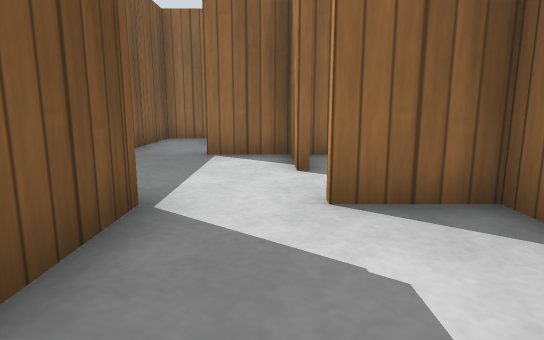
view 1 (above)

24 first-person views from a walk through a world built for the Gazebo simulator. The camera is 0.5 m above the floor, tilts 10° down and sees 75° across. The floor is counted in squares, 0.5 m on a side. Each view is taken from the middle of a square. On the plan, view 1 faces up. The plan holds only what a view shows up to about 13 squares ahead; the rest is blank. Simple patterns stand in for the simulator's built-in surfaces.

view 2
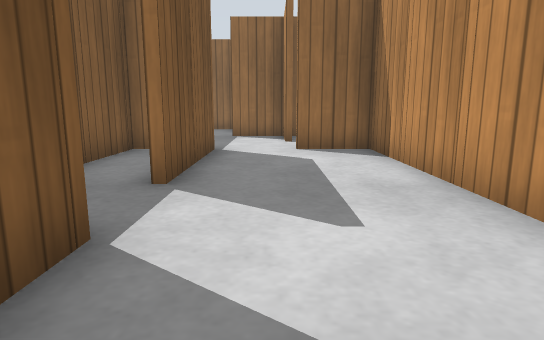

view 3
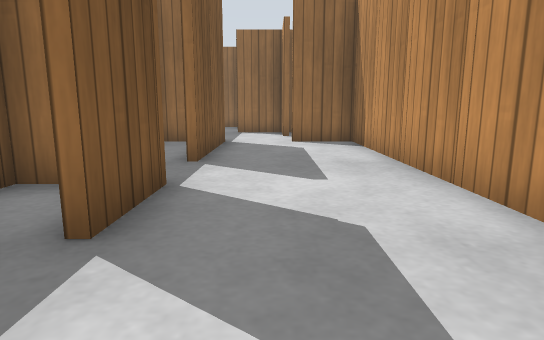

view 4
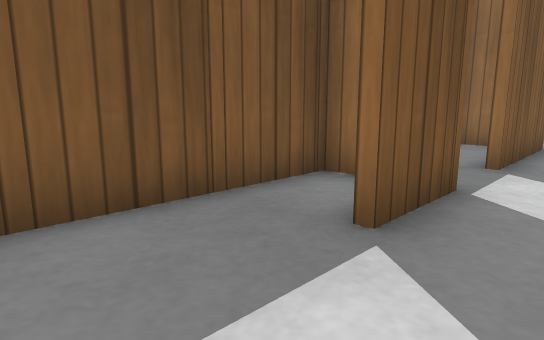

view 5
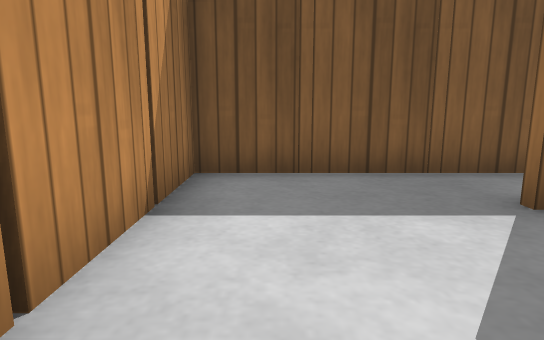

view 6
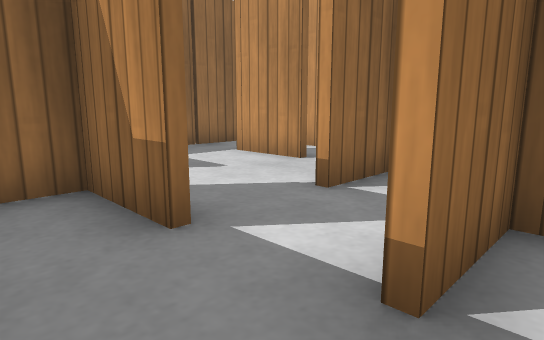

view 7
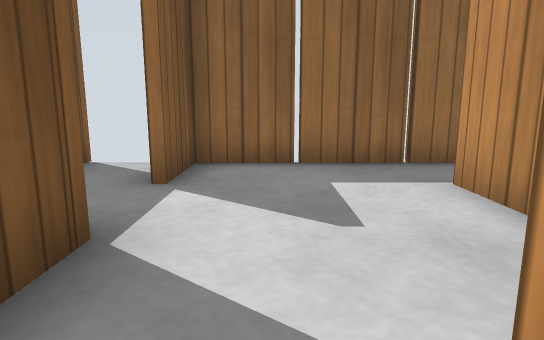

view 8
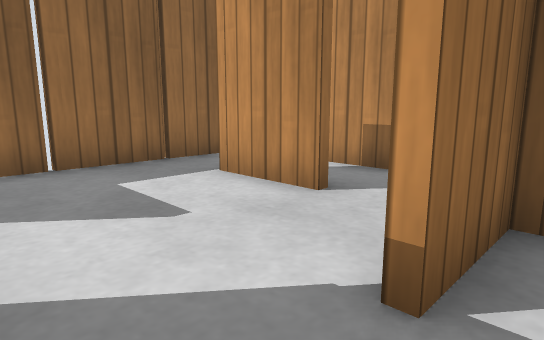

view 9
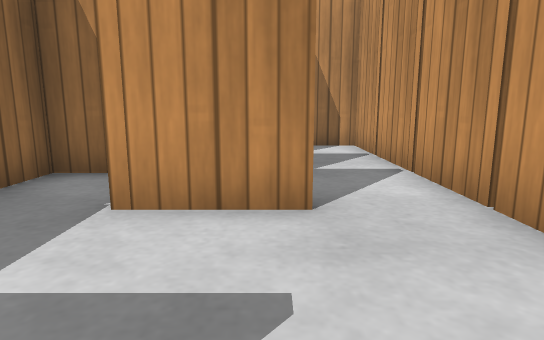

view 10
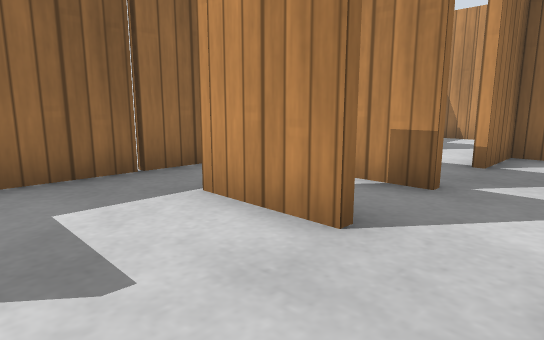

view 11
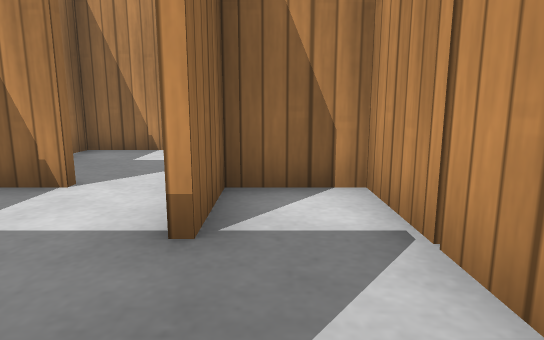

view 12
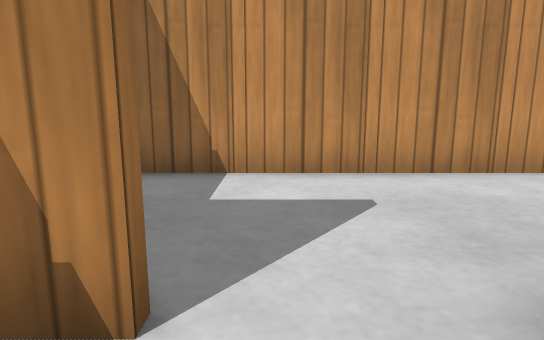

view 13
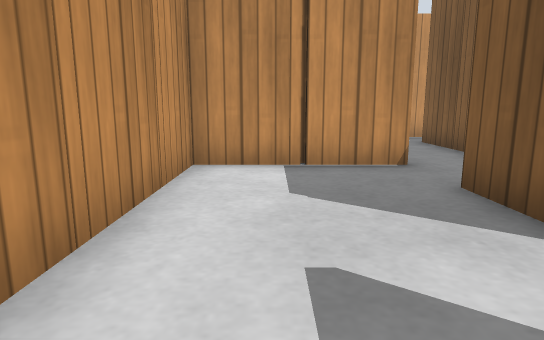

view 14
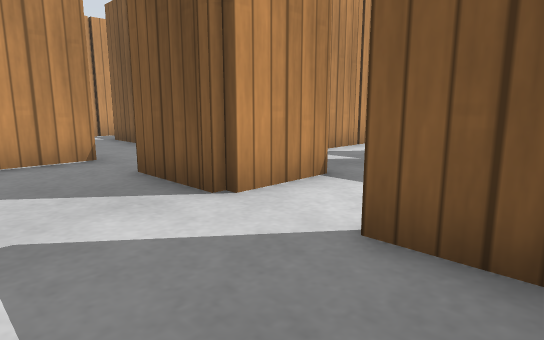

view 15
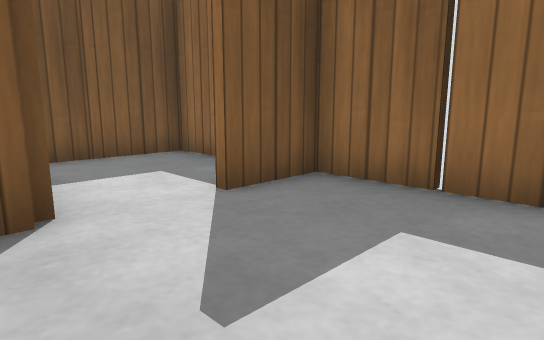

view 16
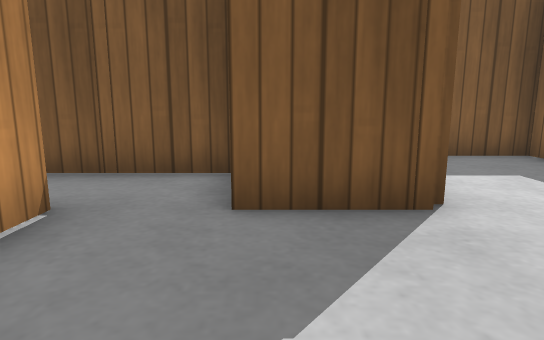

view 17
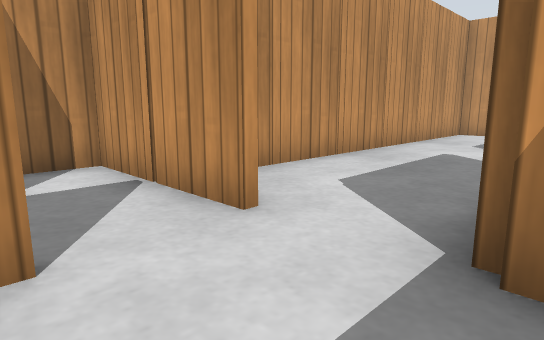

view 18
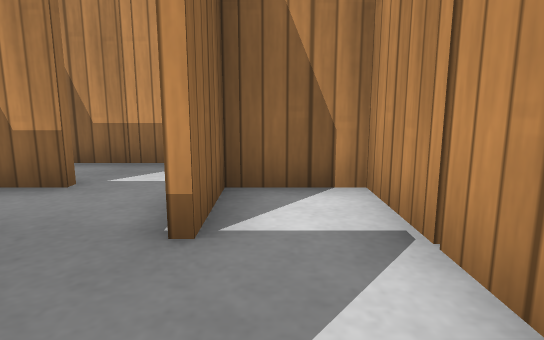

view 19
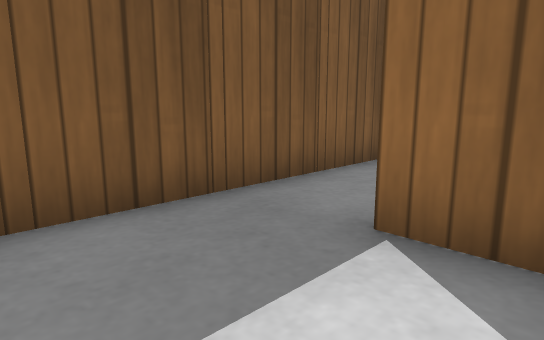

view 20
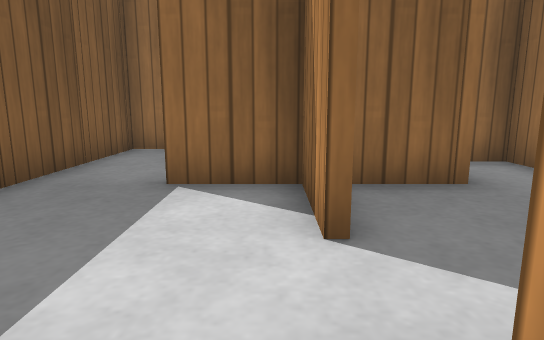

view 21
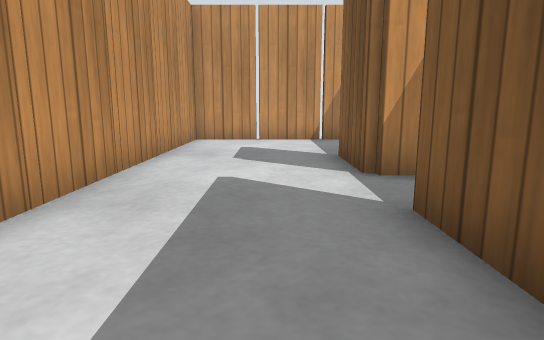

view 22
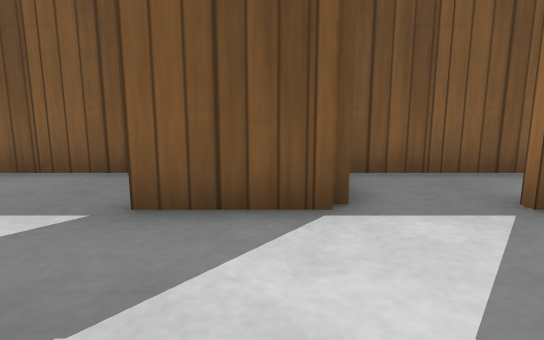

view 23
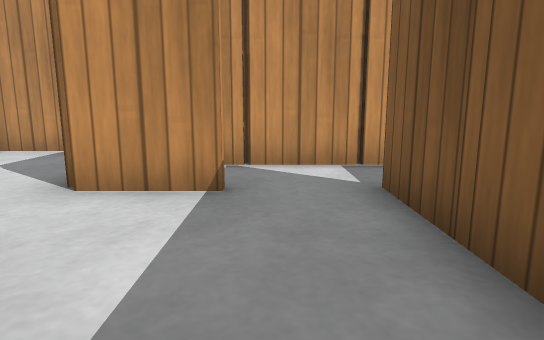

view 24
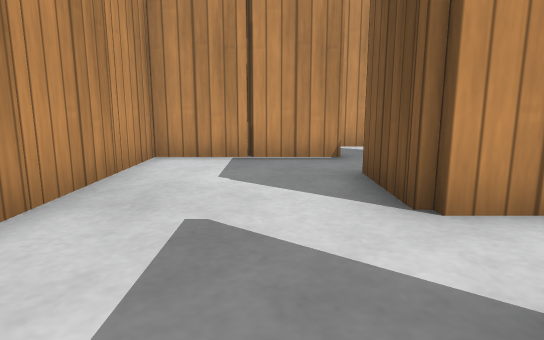

### Floor plan
Points are (right, up) in squares from view 1. A wall is a line through its corners. A room is listed if a view was taken in it or the views show most of it. See-through windows are left out.
Room 1 (views 1, 2, 3, 4, 5, 6, 7, 8, 9, 10, 11, 12, 17, 18, 19, 20, 21, 22, 23, 24)
walls: (5.8, 1.8) (8.5, 1.8); (6.6, 4.6) (6.6, 3.5); (8.5, 3.8) (10.5, 3.8); (4.5, 5.6) (2.5, 5.6); (6.6, 6.6) (6.6, 5.5); (6.4, 7.5) (6.4, 8.5); (10.6, 2.6) (10.6, 1.5); (4.4, 7.5) (4.4, 8.5); (8.5, 7.8) (11.4, 7.8); (10.5, -0.2) (14.4, -0.2) (14.4, 4); (0.5, 3.8) (4.4, 3.8) (4.4, 4.6); (6.6, 8.6) (6.6, 7.5); (2.6, 7.6) (-1.5, 7.6); (0.4, 5.5) (0.4, 7.5); (9.5, -2.2) (10.2, -2.2); (4.5, 9.6) (0.5, 9.6); (-1.4, 2.5) (-1.4, 1.4); (-1.4, 0.6) (-1.4, -0.5); (1.8, 9.8) (8.4, 9.8) (8.4, 10.6); (-2.5, 3.6) (-3.4, 3.6) (-3.4, -1.6); (4.4, 11.5) (4.4, 12.5); (6.5, 11.8) (8.5, 11.8); (8.5, 11.6) (6.5, 11.6); (-1.4, -2.5) (-1.4, -4.5); (2.4, 11.5) (2.4, 12.5); (-2.2, -2.2) (-1.5, -2.2); (-1.6, 9.5) (-1.6, 11.6) (-3.4, 11.6) (-3.4, 6.4); (-2.8, -2.4) (-3.4, -2.4) (-3.4, -8.2) (2.4, -8.2) (2.4, 3.6) (0.5, 3.6); (8.4, 13.5) (8.4, 14.5); (4.4, 14.5) (4.4, 15.5); (6, 15.4) (-1.4, 15.4) (-1.4, 13.5); (4.6, 15.5) (4.6, 13.5)
ways out: opening at (8, 13) to room 2; opening at (10.5, 9) to room 2
objects: wooden post (-4, -6); wooden post (-4, -4); wooden post (-4, 0); wooden post (-4, 2); wooden post (-4, 6); wooden post (-4, 8); wooden post (-4, 10); wooden post (-4, 16) to (-3, 16); wooden post (-1, -8); wooden post (-1, -3); wooden post (-1, 1); wooden post (-1, 3); wooden post (-1, 11); wooden post (1, -8); wooden post (1, 7); wooden post (1, 16); wooden post (3, -7); wooden post (3, -5); wooden post (3, -3); wooden post (3, -1); wooden post (3, 1); wooden post (3, 3); wooden post (3, 4); wooden post (3, 9); wooden post (3, 10); wooden post (3, 13); wooden post (3, 16); wooden post (5, 5); wooden post (5, 9); wooden post (5, 10); wooden post (5, 13); wooden post (7, 1); wooden post (7, 2); wooden post (7, 5); wooden post (7, 7); wooden post (7, 10); wooden post (9, 1); wooden post (9, 2); wooden post (11, 3); wooden post (11, 7); wooden post (11, 8); wooden post (13, -1); wooden post (13, 0); wooden post (15, 1); wooden post (15, 3)
Room 2 (views 13, 14, 15, 16)
walls: (11.4, 7.8) (12.4, 7.8) (12.4, 15.4) (8.6, 15.4) (8.6, 13.5); (8.6, 11.5) (8.6, 9.5)
ways out: opening at (8, 13) to room 1; opening at (10.5, 9) to room 1
objects: wooden post (9, 11); wooden post (11, 16); wooden post (13, 9); wooden post (13, 11); wooden post (13, 13)

Positions as (right, up) in squares from view 1, and headings:
1: (0, 0), facing up
2: (0, -5), facing up
3: (0, -7), facing up
4: (0, -7), facing up-left
5: (2, -7), facing left
6: (-3, 7), facing up-right
7: (0, 9), facing up
8: (-1, 9), facing up-right
9: (-1, 12), facing right
10: (0, 10), facing up-right
11: (4, 11), facing right
12: (7, 13), facing right
13: (11, 14), facing down
14: (11, 15), facing down-left
15: (12, 11), facing up-left
16: (12, 10), facing left
17: (-2, 6), facing down-right
18: (0, 5), facing right
19: (0, 5), facing up-left
20: (0, 3), facing up
21: (0, 3), facing down
22: (2, -3), facing left
23: (8, 8), facing down
24: (12, 7), facing down
